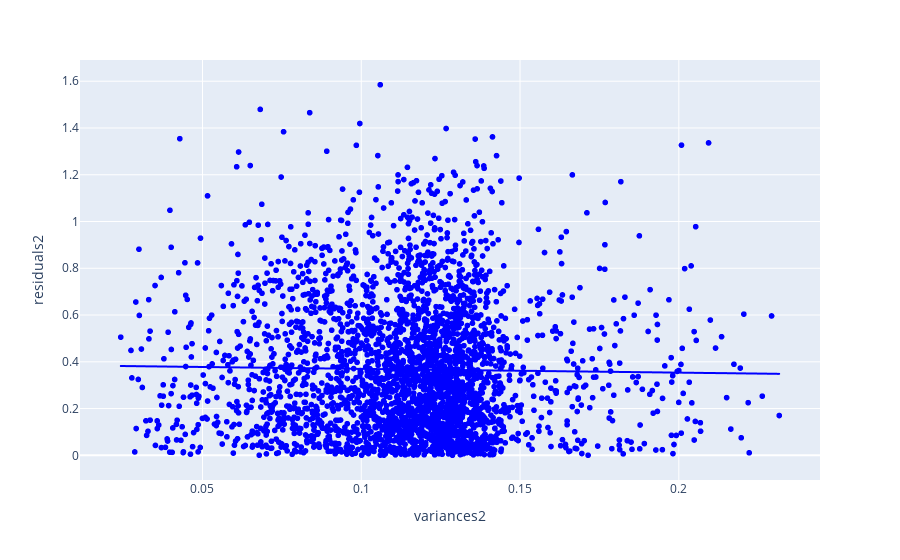
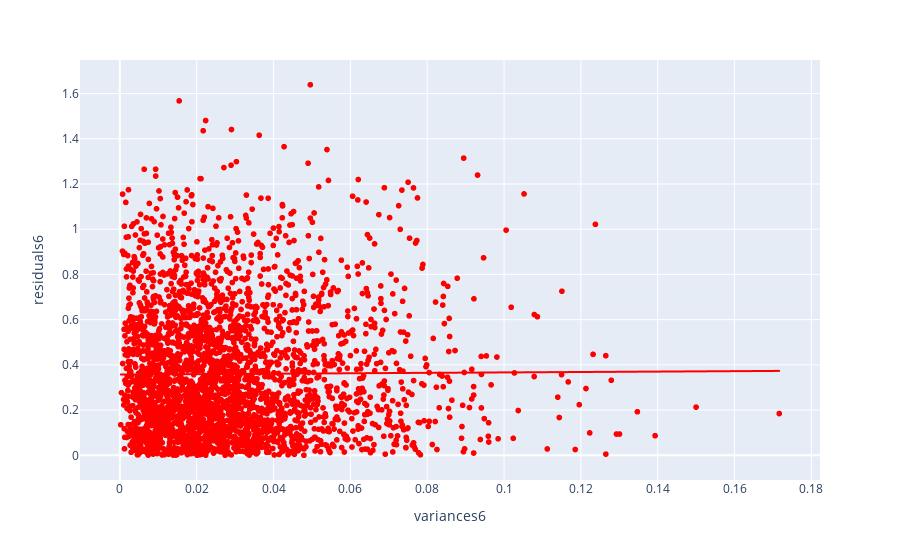
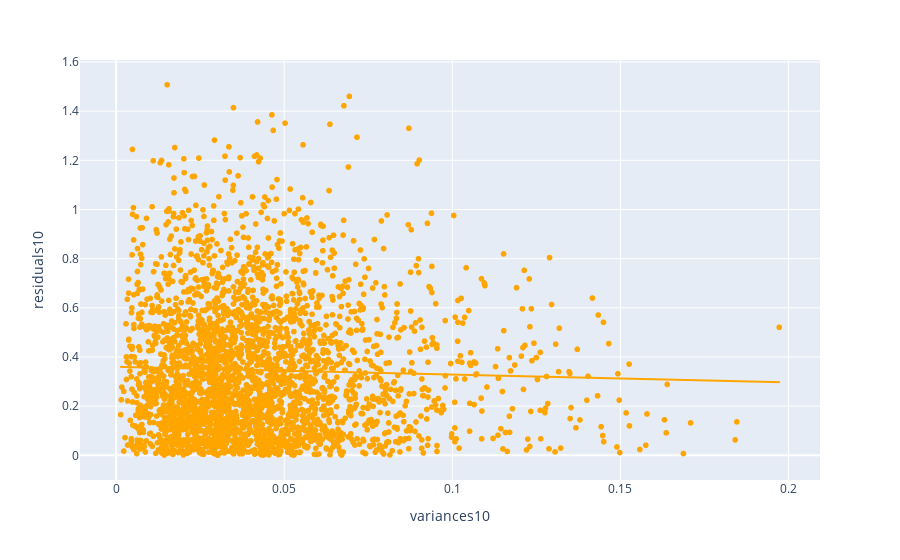
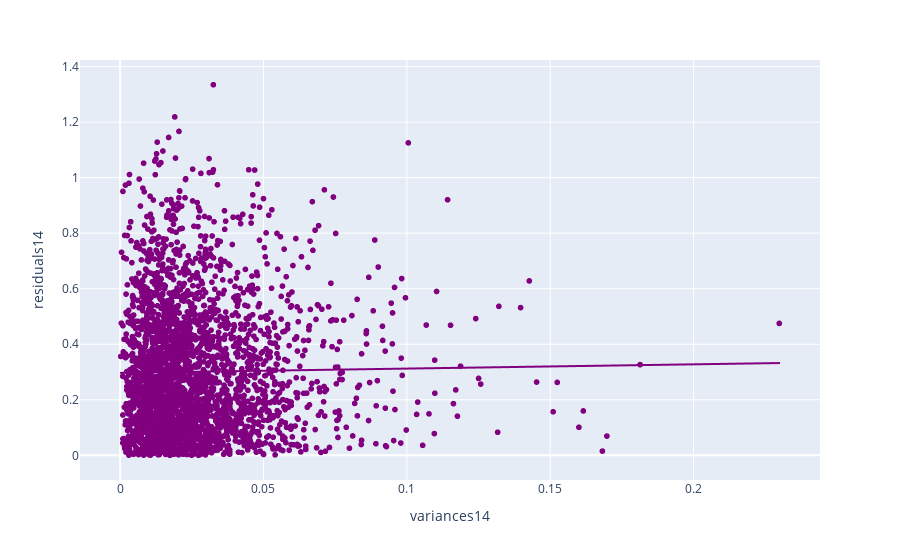

Here is the notebook cell these charts were saved with, in order:
### Code cell
import plotly.express as px

pairs_to_plot = [('variances2', 'residuals2'),('variances6', 'residuals6'),('variances10', 'residuals10'),('variances14', 'residuals14')]
colors = ['blue', 'red', 'orange', 'purple']

for i, pair in enumerate(pairs_to_plot):
    fig = px.scatter(
        data_frame=merged_df,
        x=pair[0],
        y=pair[1],
        trendline='ols',
    )
    fig.update_traces(
    marker=dict(color=colors[i])
    )
    fig.show()

### Figure 1 — Plotly figure (JSON) as saved in the notebook; plotly's stock layout.template omitted (floating-point values rounded to 4 significant figures; data arrays with more than 128 entries replaced by an {"elided": "..."} marker saying what was removed)
{"data": [{"hovertemplate": "variances2=%{x}<br>residuals2=%{y}<extra></extra>", "legendgroup": "", "marker": {"color": "blue", "symbol": "circle"}, "mode": "markers", "name": "", "showlegend": false, "type": "scattergl", "x": {"elided": "3152 float values"}, "xaxis": "x", "y": {"elided": "3152 float values"}, "yaxis": "y"}, {"hovertemplate": "<b>OLS trendline</b><br>residuals2 = -0.161386 * variances2 + 0.385888<br>R<sup>2</sup>=0.000292<br><br>variances2=%{x}<br>residuals2=%{y} <b>(trend)</b><extra></extra>", "legendgroup": "", "marker": {"color": "blue", "symbol": "circle"}, "mode": "lines", "name": "", "showlegend": false, "type": "scattergl", "x": {"elided": "3136 float values"}, "xaxis": "x", "y": {"elided": "3136 float values"}, "yaxis": "y"}], "layout": {"legend": {"tracegroupgap": 0}, "margin": {"t": 60}, "xaxis": {"anchor": "y", "domain": [0, 1], "title": {"text": "variances2"}}, "yaxis": {"anchor": "x", "domain": [0, 1], "title": {"text": "residuals2"}}}}

### Figure 2 — Plotly figure (JSON) as saved in the notebook; plotly's stock layout.template omitted (floating-point values rounded to 4 significant figures; data arrays with more than 128 entries replaced by an {"elided": "..."} marker saying what was removed)
{"data": [{"hovertemplate": "variances6=%{x}<br>residuals6=%{y}<extra></extra>", "legendgroup": "", "marker": {"color": "red", "symbol": "circle"}, "mode": "markers", "name": "", "showlegend": false, "type": "scattergl", "x": {"elided": "3152 float values"}, "xaxis": "x", "y": {"elided": "3152 float values"}, "yaxis": "y"}, {"hovertemplate": "<b>OLS trendline</b><br>residuals6 = 0.0924955 * variances6 + 0.357314<br>R<sup>2</sup>=0.000051<br><br>variances6=%{x}<br>residuals6=%{y} <b>(trend)</b><extra></extra>", "legendgroup": "", "marker": {"color": "red", "symbol": "circle"}, "mode": "lines", "name": "", "showlegend": false, "type": "scattergl", "x": {"elided": "3072 float values"}, "xaxis": "x", "y": {"elided": "3072 float values"}, "yaxis": "y"}], "layout": {"legend": {"tracegroupgap": 0}, "margin": {"t": 60}, "xaxis": {"anchor": "y", "domain": [0, 1], "title": {"text": "variances6"}}, "yaxis": {"anchor": "x", "domain": [0, 1], "title": {"text": "residuals6"}}}}

### Figure 3 — Plotly figure (JSON) as saved in the notebook; plotly's stock layout.template omitted (floating-point values rounded to 4 significant figures; data arrays with more than 128 entries replaced by an {"elided": "..."} marker saying what was removed)
{"data": [{"hovertemplate": "variances10=%{x}<br>residuals10=%{y}<extra></extra>", "legendgroup": "", "marker": {"color": "orange", "symbol": "circle"}, "mode": "markers", "name": "", "showlegend": false, "type": "scattergl", "x": {"elided": "3152 float values"}, "xaxis": "x", "y": {"elided": "3152 float values"}, "yaxis": "y"}, {"hovertemplate": "<b>OLS trendline</b><br>residuals10 = -0.317075 * variances10 + 0.360138<br>R<sup>2</sup>=0.001043<br><br>variances10=%{x}<br>residuals10=%{y} <b>(trend)</b><extra></extra>", "legendgroup": "", "marker": {"color": "orange", "symbol": "circle"}, "mode": "lines", "name": "", "showlegend": false, "type": "scattergl", "x": {"elided": "3008 float values"}, "xaxis": "x", "y": {"elided": "3008 float values"}, "yaxis": "y"}], "layout": {"legend": {"tracegroupgap": 0}, "margin": {"t": 60}, "xaxis": {"anchor": "y", "domain": [0, 1], "title": {"text": "variances10"}}, "yaxis": {"anchor": "x", "domain": [0, 1], "title": {"text": "residuals10"}}}}

### Figure 4 — Plotly figure (JSON) as saved in the notebook; plotly's stock layout.template omitted (floating-point values rounded to 4 significant figures; data arrays with more than 128 entries replaced by an {"elided": "..."} marker saying what was removed)
{"data": [{"hovertemplate": "variances14=%{x}<br>residuals14=%{y}<extra></extra>", "legendgroup": "", "marker": {"color": "purple", "symbol": "circle"}, "mode": "markers", "name": "", "showlegend": false, "type": "scattergl", "x": {"elided": "3152 float values"}, "xaxis": "x", "y": {"elided": "3152 float values"}, "yaxis": "y"}, {"hovertemplate": "<b>OLS trendline</b><br>residuals14 = 0.153395 * variances14 + 0.297052<br>R<sup>2</sup>=0.000200<br><br>variances14=%{x}<br>residuals14=%{y} <b>(trend)</b><extra></extra>", "legendgroup": "", "marker": {"color": "purple", "symbol": "circle"}, "mode": "lines", "name": "", "showlegend": false, "type": "scattergl", "x": {"elided": "2944 float values"}, "xaxis": "x", "y": {"elided": "2944 float values"}, "yaxis": "y"}], "layout": {"legend": {"tracegroupgap": 0}, "margin": {"t": 60}, "xaxis": {"anchor": "y", "domain": [0, 1], "title": {"text": "variances14"}}, "yaxis": {"anchor": "x", "domain": [0, 1], "title": {"text": "residuals14"}}}}
